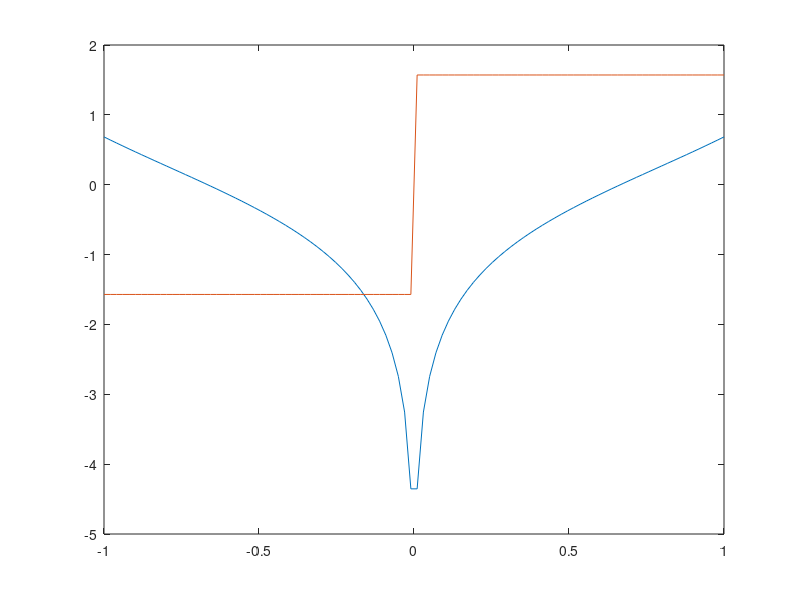

The MATLAB script that drew this image:
B1x = @(x,z) log((4/pi).*((sin(x).^2+sinh(z).^2)./(cos(x).^2+sinh(z).^2)).^0.5);
B1z = @(x,z) atan(sin(2*x)./sinh(2*z));


xx = linspace(-1,1,100);
plot(xx,B1x(xx,0),xx,B1z(xx,0))

